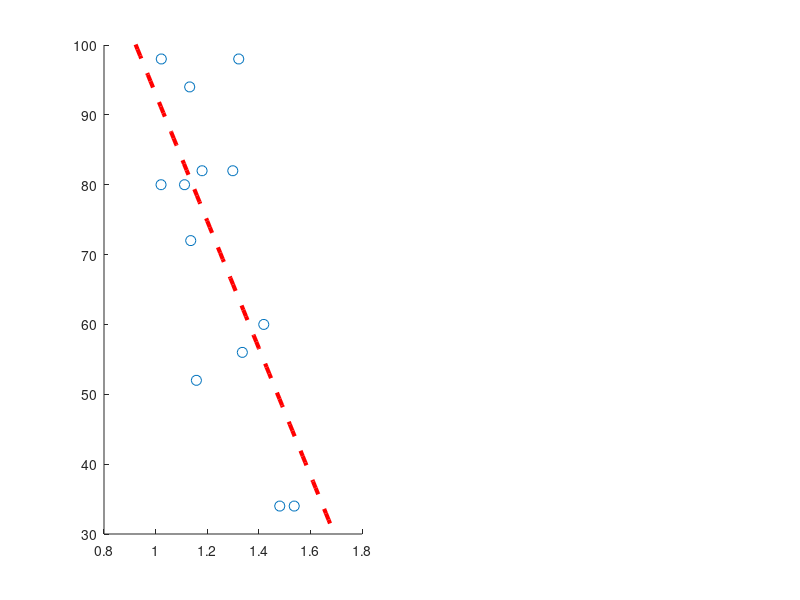

Write the MATLAB code that produced this figure. (Note: this script raises an error after producing the figure.)

% initial IAB predicts SSVEP performance
clc;close all; 
IAB_low=[1.022 	1.322 	1.180 	1.112 	1.132 	1.021 	1.299 	1.419 	1.336 	1.481 	1.537 	1.136 	1.158]; % delete subject 12
IAB_high=[1.663 	1.184 	1.075 	1.000 	1.009 	1.095 	1.119 	1.114 	1.138 	1.099 	1.335 	0.965 	0.942 	0.977];
SNR_low=[...
    2.958 	2.451 	1.086 	1.836 	1.864 	1.688 	1.732 	1.482 	1.533 	1.473 	1.320 	1.277 	1.193;
    3.091 	2.594 	1.289 	2.054 	1.941 	1.695 	1.878 	1.622 	1.830 	1.404 	1.359 	1.569 	1.243 ];
accuracy_low=100*[...
    0.980 	0.980 	0.820 	0.800 	0.940 	0.800 	0.820 	0.600 	0.560 	0.340 	0.340 	0.720 	0.520;
    1.000 	1.000 	0.660 	0.980 	0.900 	0.840 	0.940 	0.760 	0.920 	0.280 	0.600 	0.440 	0.280];
SNR_high=[...
    1.467 	1.607 	1.770 	1.855 	1.325 	1.523 	1.554 	1.602 	1.345 	1.294 	1.063 	1.801 	2.385 	1.567;
    1.358 	1.289 	1.868 	1.546 	1.512 	1.448 	1.934 	1.343 	1.427 	1.276 	1.022 	1.907 	2.098 	1.397];
accuracy_high=100*[...
    0.720 	0.820 	0.680 	0.680 	0.660 	0.740 	0.700 	0.500 	0.640 	0.520 	0.540 	0.800 	0.820 	0.720;
    0.660 	0.660 	0.720 	0.900 	0.620 	0.720 	0.840 	0.640 	0.640 	0.340 	0.340 	0.780 	0.720 	0.700 ];
%% accuracy
figure
subplot(1,2,1) % LOW relation;
scatter(IAB_low,accuracy_low(1,:),55)
xlim([0.8,1.8]);
hold on
b1=polyfit(IAB_low,accuracy_low(1,:),1);
x= 0.8:0.01:1.8;
y=polyval(b1,x);
plot(x,y,'r--','Linewidth',3)
ylim([30,100])
% calculate R squared
yy = polyval(b1, IAB_low);
OADbar= mean(accuracy_low(1,:));
SStot = sum((accuracy_low(1,:) - OADbar).^2);
SSreg = sum((yy - OADbar).^2);
SSres = sum((accuracy_low(1,:) - yy).^2);
R2 = 1 - SSres/SStot;
R = corrcoef(IAB_low,accuracy_low(1,:));
Rsq = R(1,2).^2;
text(0.85,40,{['{\ity}=',num2str(round(b1(2),2)),num2str(round(b1(1),2)),'{\itx}'];'{\itr}= -0.697 ';'{\itp}= 0.008'},'Fontsize',10,'Color','r')
set(gca,'linewidth',1,'fontsize',15,'fontname','Times');
hold off
%xlabel({'t(s)','a'});
xlabel({'IAB','(a)'},'Fontsize',15);
ylabel(['Accuracy (%)'],'Fontsize',15);
% title(['{\itr}= 0.646, {\itp}= 0.017'],'Fontsize',20)
box on;
% plot high
subplot(1,2,2) % LOW relation;
scatter(IAB_high,accuracy_high(1,:),55)
xlim([0.8,1.8]);
hold on
b2=polyfit(IAB_high(1,:),accuracy_high(1,:),1);
x= 0.8:0.01:1.8;
y=polyval(b2,x);
%plot(x,y,'r--','Linewidth',3)
ylim([30,100])
% calculate R squared
yy = polyval(b2, IAB_high);
OADbar= mean(accuracy_high(1,:));
SStot = sum((accuracy_high(1,:)- OADbar).^2);
SSreg = sum((yy - OADbar).^2);
SSres = sum((accuracy_high(1,:) - yy).^2);
R2 = 1 - SSres/SStot;
R = corrcoef(IAB_high,accuracy_high(1,:));
Rsq = R(1,2).^2;
% text(1, 40, ['R^2 = ',num2str(round(Rsq,2))],'Fontsize',15)
text(0.85, 40, {['{\ity}=',num2str(round(b2(2),2)),num2str(round(b2(1),2)),'{\itx}'];'{\itr}= -0.176';'{\itp}= 0.547'},'Fontsize',10,'Color','r')
set(gca,'linewidth',1,'fontsize',15,'fontname','Times');
hold off
%xlabel({'t(s)','a'});
xlabel({'IAB','(b)'},'Fontsize',15);
ylabel(['Accuracy (%)'],'Fontsize',15);
% title(['{\itr}= 0.616, {\itp}= 0.019'],'Fontsize',20)
box on;
